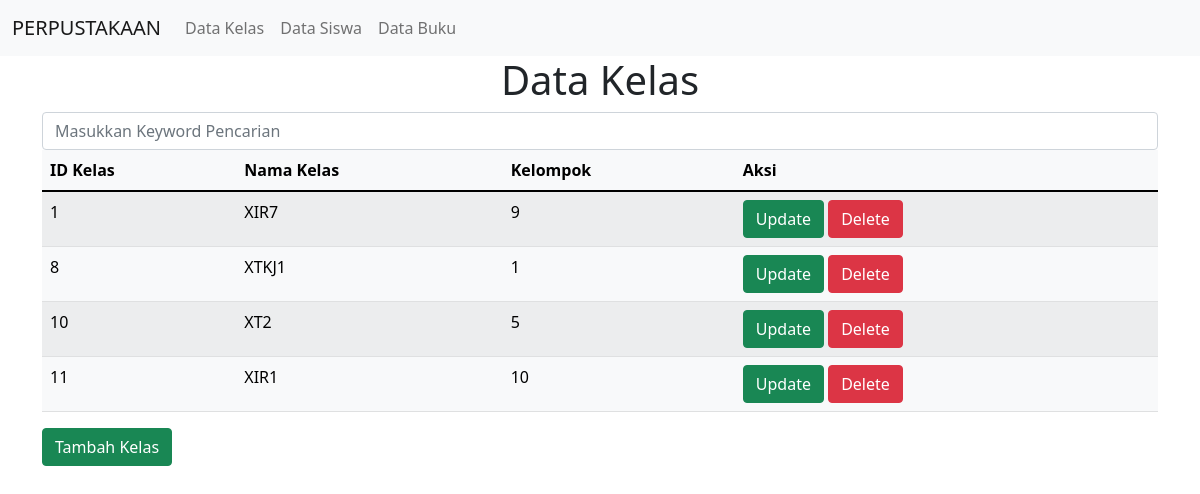
Page /admin/tampil_kelas.php on the committed database.
### tables this page shows
CREATE TABLE `kelas` (
  `id_kelas` int(11) NOT NULL,
  `nama_kelas` varchar(20) NOT NULL,
  `kelompok` varchar(20) NOT NULL
);

### admin/tampil_kelas.php (the view, shortened to what this page needs)
<!DOCTYPE html>
<html lang="en">
<head>
    <link href="https://cdn.jsdelivr.net/npm/bootstrap@5.1.1/dist/css/bootstrap.min.css" rel="stylesheet">
</head>
<body>
    <?php
        include "navbar.php";
    ?>
    <div class="container">
    <h1 class= "text-center">Data Kelas</h1>
        <form action="tampil_kelas.php" method="POST">
            <input type="text" name="cari" class="form-control" placeholder="Masukkan Keyword Pencarian">
        </form>
        <table class="table table-light table-striped">
    <thead>
        <tr>
            <th scope="col">ID Kelas</th>
            <th scope="col">Nama Kelas</th>
            <th scope="col">Kelompok</th>
            <th scope="col">Aksi</th>
        </tr>
  </thead>
  <tbody>
      <?php
      include "koneksi.php";
      if (isset($_POST["cari"])) {
          $cari = $_POST['cari'];
          $qry_kelas = mysqli_query($koneksi, "select * from kelas where id_kelas='$cari' or nama_kelas like'%$cari%'");
      } else {
          $qry_kelas=mysqli_query($koneksi,"select * from kelas");
      }
      while($data_kelas=mysqli_fetch_array($qry_kelas)){
      ?>
        <tr>
            <td><?php echo $data_kelas["id_kelas"]; ?></td>
            <td><?php echo $data_kelas["nama_kelas"]; ?></td>
            <td><?php echo $data_kelas["kelompok"]; ?></td>
            <td>
            <a href="ubah_kelas.php?id_kelas=<?=$data_kelas['id_kelas']?>" class="btn btn-success">Update</a>
            <a href="hapus_kelas.php?id_kelas=<?=$data_kelas['id_kelas']?>"
            onclick="return confirm('Apakah anda yakin menghapus data ini?')" class="btn btn-danger">Delete</a></td>
        </tr>
    <?php
    }
    ?>
  </tbody>
  </table>
            <td><a href="tambah_kelas.php" class="btn btn-success">Tambah Kelas</a>
</body>
</html>

### rows in the picture
kelas: id_kelas "1", nama_kelas "XIR7", kelompok "9"
kelas: id_kelas "8", nama_kelas "XTKJ1", kelompok "1"
kelas: id_kelas "10", nama_kelas "XT2", kelompok "5"
kelas: id_kelas "11", nama_kelas "XIR1", kelompok "10"
